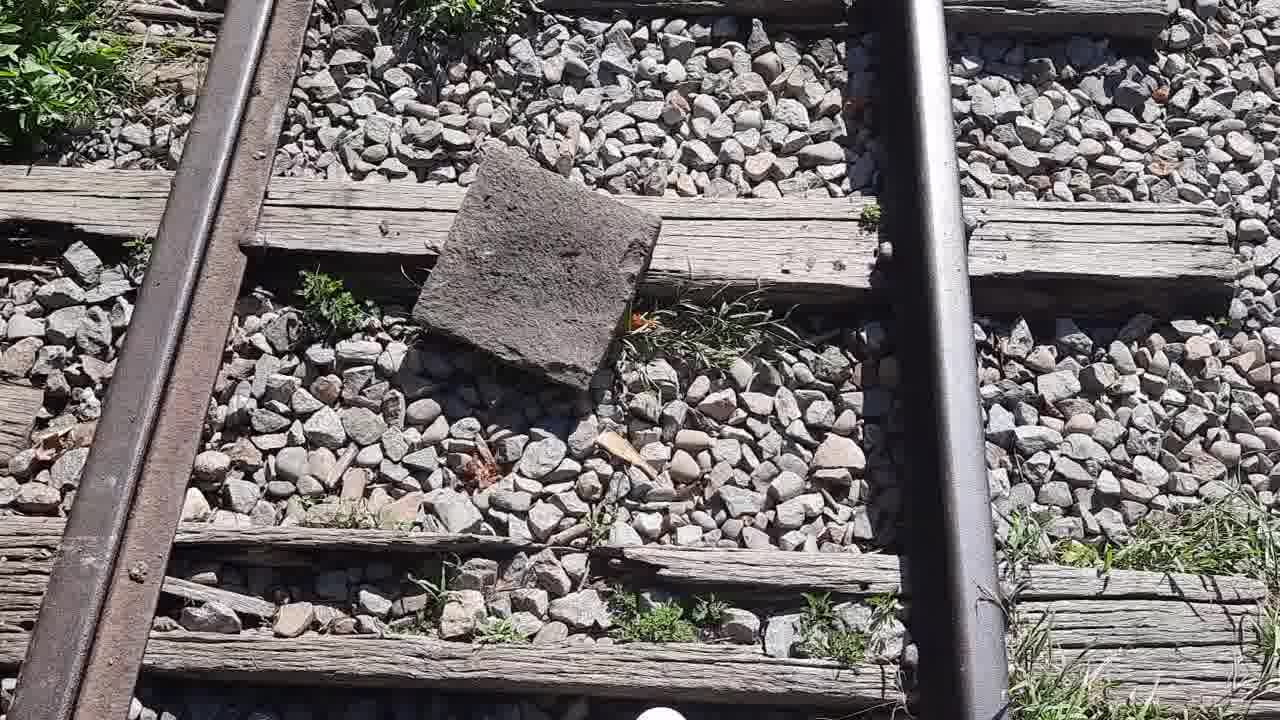
#> input picture kv260/image.jpg, 1280 x 720 px, given in place of 20230813_190427.mp4, which was not available
$ python low_light_conversion.py
#> lines starting #> are read from the running program, lines starting #| are printed output that depends on the picture
#> further down, frame is the input picture: shape (720, 1280, 3); mean B, G, R 113.5, 114.5, 120.1
### uav_rail_detection/rail_extraction.py
import os
import cv2
import numpy as np
import matplotlib.pyplot as plt
import csv
import math
import time
import datetime
# from multiprocessing import shared_memory
import socket
import subprocess
import struct


from utils.moving_avg_filter import MovingAverageFilter
# from utils.frame_segment import FrameSegment

import threading
import mmap
# from PIL import Image

class RailExtraction():

    control_command_shm = None
    # yolo_shm = None

    def __init__(self):
        '''
        Enter GCS IP and PORT
        '''
        # webcam attribute
        self.fps = 30 #this feature will only enabled when it is webcam mode
        self.brightness = 100
        self.contrast = 50
        self.saturation = 100

        # frame attribute
        self.width = None
        self.height = None
        self.channel = None

        # UDP socket connection
        # s = socket.socket(socket.AF_INET, socket.SOCK_DGRAM)
        # self.fs = FrameSegment(s,port=port,ip=ip)

        # Pre-processing attribute
        self.__blur_ksize = 3
        self.__canny_low = 150
        self.__canny_high = 160

        self.__erode_kernel = np.ones((3, 3), np.uint8)
        self.__dilation_kernel = np.ones((3, 3), np.uint8)
        self.__bibary_threshold = 50

        # Hough transform attribute
        self.__rho = 1
        self.__theta = np.pi / 180
        self.__threshold = 10
        self.__min_line_length = 200 # for 160*160 img size
        self.__max_line_gap = 10
        # Rail attribute
        self.__left_deg_bound = (-90, -45)
        self.__right_deg_bound = (45, 90)

        self.__last_right_frame_deg = 75
        self.__last_left_frame_deg = -75  # To be tued

        self.diff_deg = 15 # Threshold of difference between two consecutive ratio

        # [9 lines of commented-out code are left out]

        self.heading_log = []
        self.offset_log = []
        # self.shm_log = []

        self.__moving_avg_step = 10
        self.moving_avg_filter_deg = MovingAverageFilter(self.__moving_avg_step)
        self.moving_avg_filter_bias = MovingAverageFilter(self.__moving_avg_step)

        self.post_processing_enabled:bool = True
        self.process_freq = None # process every n frame
        self.shm_enable = False

        # save attribute

        self.save_enabled = False
        self.log_dir = './log/'
        self.output_video_dir = './run/'
        self.out_file = 0


        self.heading:np.float32 = None
        self.offset:np.float32 = None
        self.rail_distance_pix = None
        self.rail_distance = 1.26
        self.rail_distance_ratio = None

        self.delta_heading:np.float16 = 0.0
        self.delta_offset:np.float16 = 0.0
        self.rail_detected_flag:np.int8 = 0
        self.right_rail_detected_flag:np.int8 = 0
        self.left_rail_detected_flag:np.int8 = 0

        self.demo_mode = False


    # [35 lines left out: functions shm_init, set_moving_avg_step_size, not called in this run]

    def post_processing_enable(self,enabled:bool=True):
        self.post_processing_enabled = enabled

    # [5 lines left out: function save_enable, not called in this run]

    def set_demo_mode(self, demo_mode=True):
        self.demo_mode = demo_mode

    # [465 lines left out: functions calculate_slope, rail_detection, find_intersection, find_center_parameter, post_process, center_line_extraction and 5 more, not called in this run]

# [2 lines that do not run on import are left out]


### uav_rail_detection/low_light_conversion.py
import cv2
from PIL import Image
import numpy as np
from rail_extraction import RailExtraction

# Load the video
test_video_dir = "../low_light_data/20230813_190427.mp4"
# Define a function to adjust Y value
def adjust_y(ycc_frame, adjustment_factor):
    # Convert to YCrCb color space
#> called with adjustment_factor = 100
    ycc_frame = cv2.cvtColor(frame, cv2.COLOR_BGR2YCrCb)
#> ycc_frame: shape (720, 1280, 3); mean of channels 0, 1, 2 116.1, 130.9, 126.6
    ycc_frame[:, :, 0] = cv2.add(ycc_frame[:, :, 0], adjustment_factor)
#> ycc_frame: shape (720, 1280, 3); mean of channels 0, 1, 2 201.1, 130.9, 126.6
    # Convert back to BGR color space
    output_frame = cv2.cvtColor(ycc_frame, cv2.COLOR_YCrCb2BGR)
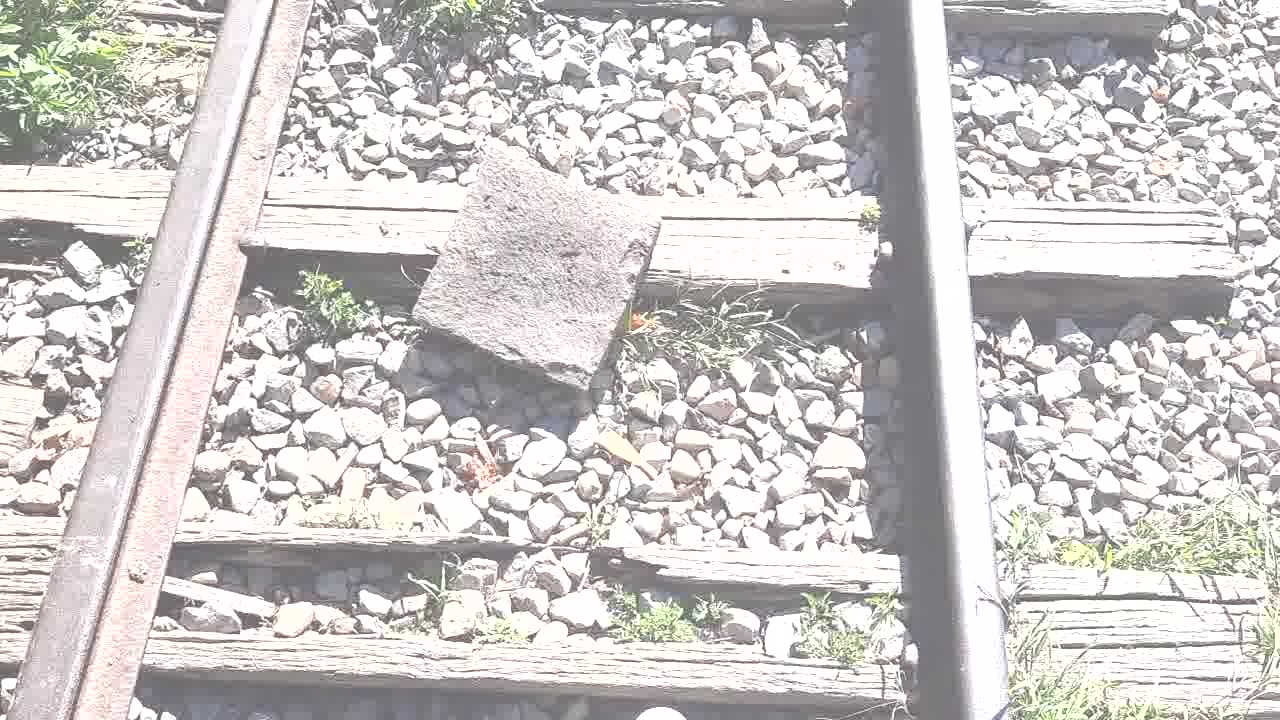
#> output_frame: shape (720, 1280, 3); mean B, G, R 198.4, 199.5, 203.4
    return output_frame

def adjust_gamma(frame, gamma=1.0):
    inv_gamma = 1.0 / gamma
    table = np.array([((i / 255.0) ** inv_gamma) * 255
                      for i in np.arange(0, 256)]).astype(np.uint8)
    return cv2.LUT(frame, table)

def add_noise(frame, mean=0,stddev=25):
    noise = np.random.normal(mean, stddev, frame.shape).astype(np.uint8)
    noisy_image = cv2.add(frame, noise)
    return noisy_image

cap = cv2.VideoCapture(test_video_dir)
if not cap.isOpened():
    print("Error: videoCap failed.")
    exit()

while cap.isOpened():

    ret, frame = cap.read()
    if not ret:
        break

    # Adjust Y value to lower the light (you can change the adjustment factor)
    adjusted_frame = adjust_y(frame, 100)  # You can experiment with the adjustment factor


    # Apply gamma correction (you can adjust the gamma value)
    gamma_corrected_frame = adjust_gamma(adjusted_frame, gamma=1)

    # noisy_frmae = add_noise(gamma_corrected_frame, 0, 0.2)

#> (the run stopped early here; a loop or call above may not have finished)

$ run again, on kv260/test.jpg
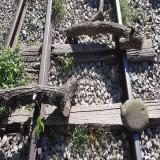
#> input picture kv260/test.jpg, 160 x 160 px, given in place of 20230813_190427.mp4, which was not available
#> frame is the input picture: shape (160, 160, 3); mean B, G, R 100.8, 103.8, 107.1
#> in adjust_y, `output_frame = cv2.cvtColor(ycc_frame, cv2.COLOR_YCrCb2BGR)`:
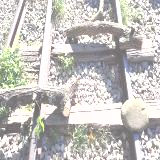
#> output_frame: shape (160, 160, 3); mean B, G, R 191.6, 194.6, 196.8
